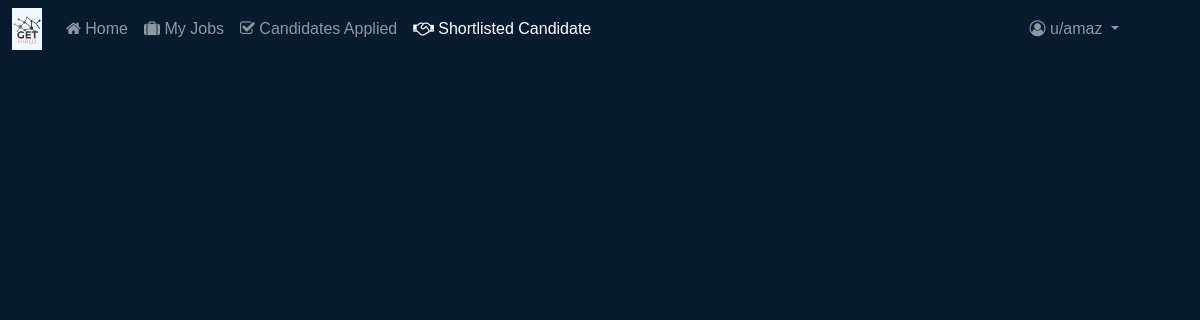
/EMPLOYER/shortlisted-candidate/ (signed in), run on an earlier commit of the app's database.
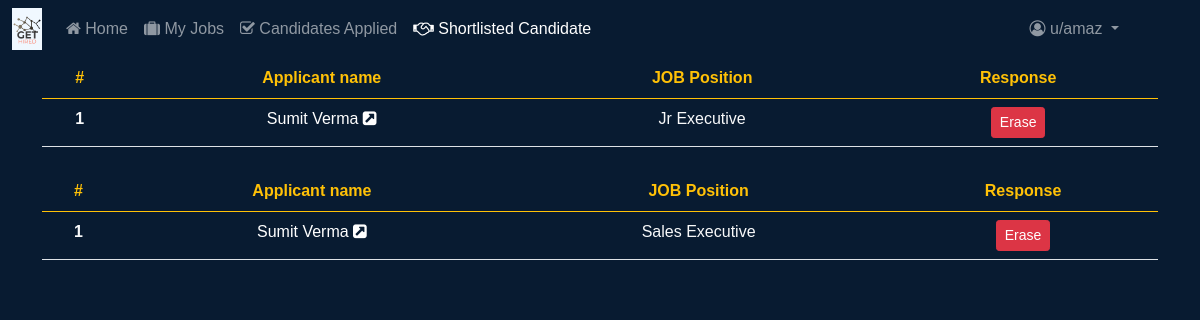
And on a later commit of the database.
### JOB/models.py (models this page shows, shortened)
class SHORTLISTED(models.Model):
    applicant=models.ForeignKey(JOBSEEKER,on_delete=models.CASCADE)
    message=models.TextField(null=True,blank=True)
    hasSeen=models.BooleanField(default=False)
    applicant_job=models.ForeignKey(JOB,on_delete=models.CASCADE)

class JOB(models.Model):
    job_id=models.AutoField(primary_key=True)
    job_title=models.CharField(max_length=100)
    job_desc=models.TextField()
    pub_date=models.DateTimeField(auto_now=True)
    x_req=models.DecimalField(max_digits=5,decimal_places=2)
    xii_req=models.DecimalField(max_digits=5,decimal_places=2)
    grad_req=models.DecimalField(max_digits=5,decimal_places=2)
    employer_name=models.ForeignKey(EMPLOYER,on_delete=models.CASCADE)

### JOBSEEKER/models.py (models this page shows, shortened)
class JOBSEEKER(models.Model):
    user=models.OneToOneField(User,on_delete=models.CASCADE)
    first_name=models.CharField(max_length=50)
    last_name=models.CharField(max_length=50)
    email=models.EmailField(max_length=255)
    dob=models.DateField()
    phone=models.IntegerField()

### EMPLOYER/views.py (the view)
# urls.py: path('shortlisted-candidate/',views.candidateshortlisted,name="shortlisted candidate"),
def candidateshortlisted(request):
    if request.user.is_authenticated:
        try:
            employer=EMPLOYER.objects.get(user=request.user)
            all_jobs=JOB.objects.filter(employer_name=employer)
            applications=[]
            for job in all_jobs:
                applied=SHORTLISTED.objects.filter(applicant_job=job)
                if len(applied)>0:
                    applications.append(applied)
            param={
                'applications':applications,
            }
            return render(request,'EMPLOYER/shortlisted-candidates.html/',param)
        except:
            return redirect('/')
    else:
        return redirect('/')

### templates/EMPLOYER/shortlisted-candidates.html (shortened to what this page needs)
{% extends 'baseE.html' %}
{% block empactive %}
active
{% endblock empactive %}
{% block content %}
<div class="container text-light">
{% for application in applications %}
  <table class="table mb-4 text-light text-center">
  <thead class="text-warning">
    <tr>
      <th scope="col">#</th>
      <th scope="col">Applicant name</th>
      <th scope="col">JOB Position</th>
      <th scope="col">Response</th>
    </tr>
  </thead>
 <tbody>
{% for applicant in application %}
    <tr id="block-{{applicant.applicant.user.username}}-{{applicant.applicant_job.job_id}}">
      <th scope="row">{{forloop.counter}}</th>
      <td><a style='text-decoration:none;color:white;' href="#">{{applicant.applicant.first_name|title}} {{applicant.applicant.last_name|title}} <i class="fa fa-external-link-square" aria-hidden="true"></i></a></td>
      <td>{{applicant.applicant_job.job_title|title}}</td>
      <td>
      <form>{% csrf_token %}
    <button type="button" id="erase-{{applicant.applicant.user.username}}-{{applicant.applicant_job.job_id}}" class="btn btn-danger btn-sm">Erase</button>
      </form>
      </td>
    </tr>
{% endfor %}
  </tbody>
</table>
{% endfor %}
</div>
{% endblock content %}

What changed in the data, as far as the page shows it:
added SHORTLISTED: applicant.first_name "Sumit", applicant.last_name "Verma", applicant_job.job_title "Jr Executive"
added SHORTLISTED: applicant.first_name "Sumit", applicant.last_name "Verma", applicant_job.job_title "Sales Executive"
Also different on the page:
new list line: "# Applicant name JOB Position Response"
